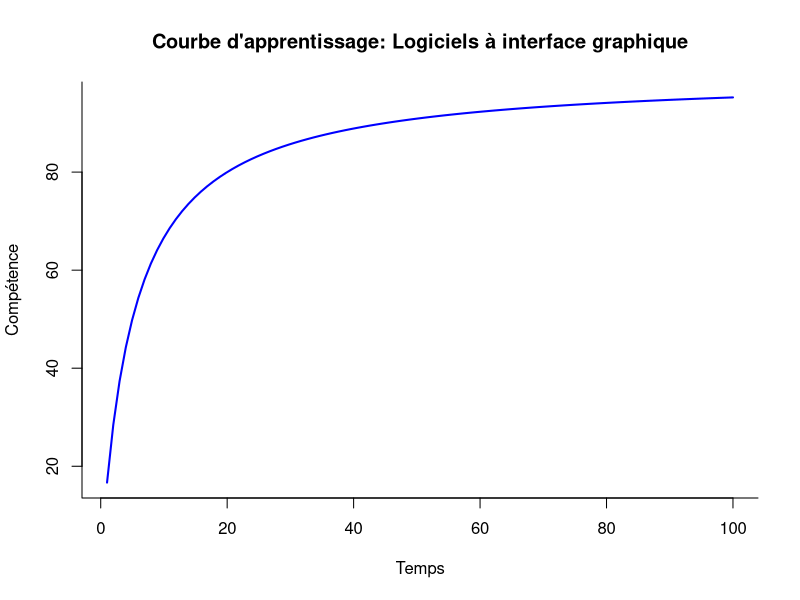
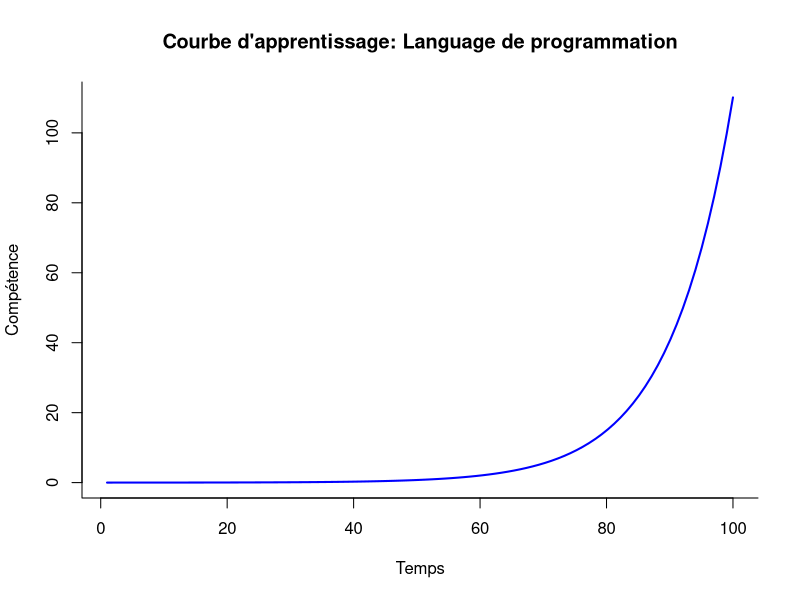

Generate these figures, in order, with R:
## ---- chunk 1
knitr::opts_chunk$set(echo = TRUE)
## ---- chunk 2
logistic <- function(x) {
  y <- 1 / (1+(5/x))
  y <- y*100
  return(y)
} 

curve(logistic, from = 1, to = 100, xlab = "Temps", ylab = "Compétence", 
      main = "Courbe d'apprentissage: Logiciels à interface graphique", bty = "l", lwd = 2, col="blue")
## ---- chunk 3
curve((exp(x/10))/200,from = 1, to = 100, xlab = "Temps", ylab = "Compétence", 
      main = "Courbe d'apprentissage: Language de programmation", bty = "l", lwd = 2, col="blue")
